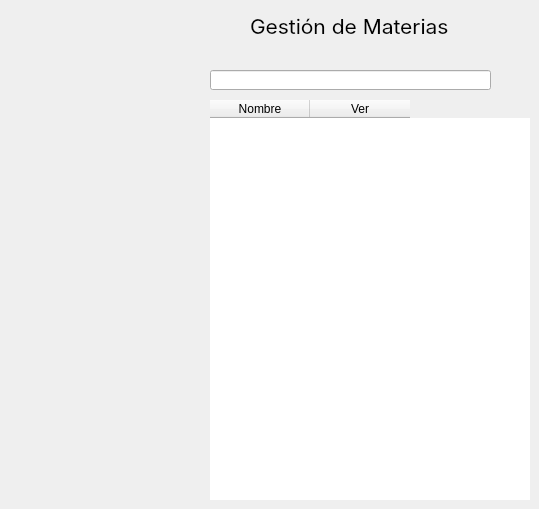
            <widget class="QWidget" name="materia_profesor">
             <widget class="QTableWidget" name="table_temas">
              <property name="geometry">
               <rect>
                <x>210</x>
                <y>100</y>
                <width>320</width>
                <height>400</height>
               </rect>
              </property>
              <property name="styleSheet">
               <string notr="true">border: 0px; </string>
              </property>
              <property name="lineWidth">
               <number>0</number>
              </property>
              <property name="editTriggers">
               <set>QAbstractItemView::AnyKeyPressed|QAbstractItemView::DoubleClicked|QAbstractItemView::EditKeyPressed|QAbstractItemView::SelectedClicked</set>
              </property>
              <property name="showGrid">
               <bool>false</bool>
              </property>
              <property name="wordWrap">
               <bool>true</bool>
              </property>
              <property name="cornerButtonEnabled">
               <bool>false</bool>
              </property>
              <column>
               <property name="text">
                <string>Nombre</string>
               </property>
              </column>
              <column>
               <property name="text">
                <string>Ver</string>
               </property>
              </column>
             </widget>
             <widget class="QLabel" name="label_materias_title">
              <property name="geometry">
               <rect>
                <x>250</x>
                <y>10</y>
                <width>200</width>
                <height>32</height>
               </rect>
              </property>
              <property name="font">
               <font>
                <family>Inter</family>
                <pointsize>16</pointsize>
               </font>
              </property>
              <property name="styleSheet">
               <string notr="true">QLabel{
	qproperty-geometry: rect(250 10 200 32);
}</string>
              </property>
              <property name="text">
               <string>Gestión de Materias</string>
              </property>
             </widget>
             <widget class="QLineEdit" name="input_materias_search">
              <property name="geometry">
               <rect>
                <x>210</x>
                <y>70</y>
                <width>281</width>
                <height>20</height>
               </rect>
              </property>
             </widget>
            </widget>
